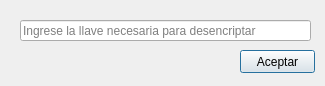
<?xml version="1.0" encoding="UTF-8"?>
<ui version="4.0">
 <class>Dialog</class>
 <widget class="QDialog" name="Dialog">
  <property name="geometry">
   <rect>
    <x>0</x>
    <y>0</y>
    <width>325</width>
    <height>86</height>
   </rect>
  </property>
  <property name="windowTitle">
   <string>Ingrese la clave</string>
  </property>
  <widget class="QLineEdit" name="lineEdit_key">
   <property name="geometry">
    <rect>
     <x>20</x>
     <y>20</y>
     <width>291</width>
     <height>21</height>
    </rect>
   </property>
   <property name="text">
    <string/>
   </property>
   <property name="readOnly">
    <bool>false</bool>
   </property>
   <property name="placeholderText">
    <string>Ingrese la llave necesaria para desencriptar</string>
   </property>
  </widget>
  <widget class="QPushButton" name="pushButton_ok">
   <property name="geometry">
    <rect>
     <x>240</x>
     <y>50</y>
     <width>75</width>
     <height>23</height>
    </rect>
   </property>
   <property name="text">
    <string>Aceptar</string>
   </property>
  </widget>
 </widget>
 <resources/>
 <connections/>
</ui>
